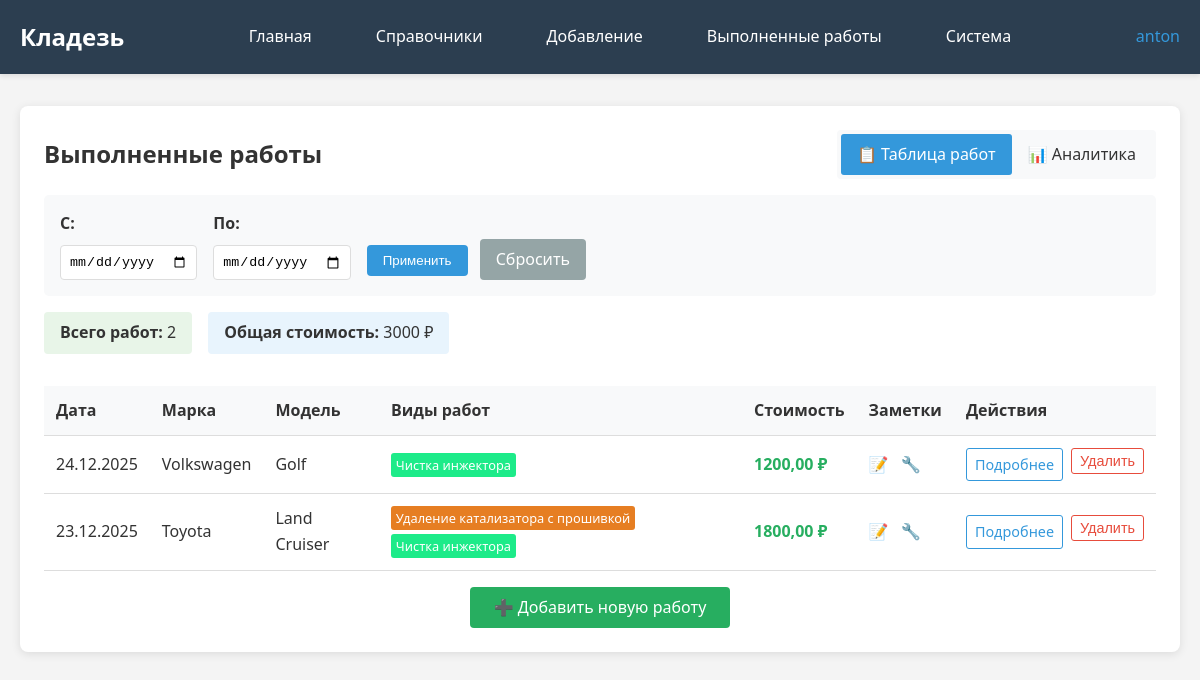
The page /works/ (signed in) on the database its author committed.
### kladez_app/models.py (models this page shows, shortened)
class CompletedWork(models.Model):
    work_date = models.DateField(default=timezone.now, verbose_name="Дата выполнения")
    car_brand = models.ForeignKey(CarBrand, on_delete=models.CASCADE, verbose_name="Марка")
    car_model = models.ForeignKey(CarModel, on_delete=models.CASCADE, verbose_name="Модель")
    repair_types = models.ManyToManyField(RepairType, verbose_name="Виды работ")  # Изменено на ManyToMany
    cost = models.DecimalField(max_digits=10, decimal_places=2, verbose_name="Стоимость работы")
    notes = models.TextField(blank=True, verbose_name="Заметки")
    parts_used = models.TextField(blank=True, verbose_name="Использованные запчасти")
    slug = models.SlugField(max_length=255, unique=True, db_index=True, verbose_name="URL", null=True, blank=True)
    user = models.ForeignKey(User, on_delete=models.CASCADE, verbose_name="Пользователь", null=True, blank=True)
    class Meta:
        verbose_name = "Выполненная работа"
        verbose_name_plural = "Выполненные работы"
        ordering = ['-work_date']

class CarBrand(models.Model):
    name = models.CharField(max_length=100, verbose_name="Марка автомобиля")
    description = models.TextField(blank=True, verbose_name="Описание марки")
    class Meta:
        verbose_name = "Марка автомобиля"
        verbose_name_plural = "Марки автомобилей"

class CarModel(models.Model):
    brand = models.ForeignKey(CarBrand, on_delete=models.CASCADE, verbose_name="Марка")
    name = models.CharField(max_length=100, verbose_name="Модель")
    production_years = models.CharField(max_length=50, blank=True, verbose_name="Годы выпуска")
    engine_options = models.TextField(blank=True, verbose_name="Двигатели")
    notes = models.TextField(blank=True, verbose_name="Особенности")
    class Meta:
        verbose_name = "Модель автомобиля"
        verbose_name_plural = "Модели автомобилей"

class RepairType(models.Model):
    category = models.ForeignKey(RepairCategory, on_delete=models.CASCADE, verbose_name="Категория")
    name = models.CharField(max_length=200, verbose_name="Вид работ")
    description = models.TextField(blank=True, verbose_name="Описание работ")
    typical_duration = models.CharField(max_length=50, blank=True, verbose_name="Типовая длительность")
    complexity = models.CharField(max_length=50, blank=True, verbose_name="Сложность")
    user = models.ForeignKey(User, on_delete=models.CASCADE, verbose_name="Пользователь", null=True, blank=True)
    class Meta:
        verbose_name = "Вид работ"
        verbose_name_plural = "Виды работ"

### kladez_app/views.py (the view, shortened to what this page needs)
# urls.py: path('works/', views.completed_works, name='completed_works'),
@login_required
def completed_works(request):
    works = CompletedWork.objects.filter(user=request.user).select_related(
        'car_brand', 'car_model'
    ).prefetch_related('repair_types__category').order_by('-work_date')
    date_from = request.GET.get('date_from')
    date_to = request.GET.get('date_to')
    show_analytics = request.GET.get('tab') == 'analytics'
    if date_from:
        works = works.filter(work_date__gte=date_from)
    if date_to:
        works = works.filter(work_date__lte=date_to)
    analytics_data = {
        'by_category_count': [],
        'by_category_revenue': [],
        'by_category_avg': [],
        'table_data': [],
        'total_works': 0,
        'total_revenue': 0,
        'avg_revenue_per_work': 0,
    }
    analytics_data_json = json.dumps(analytics_data, cls=DecimalEncoder)
    context = {
        'works': works,
        'total_count': works.count(),
        'total_cost': works.aggregate(Sum('cost'))['cost__sum'] or 0,
        'analytics_data': analytics_data,
        'analytics_data_json': analytics_data_json,
        'show_analytics': show_analytics,
        'date_from': date_from,
        'date_to': date_to,
    }
    return render(request, 'kladez_app/completed_works.html', context)

### kladez_app/templates/kladez_app/completed_works.html (shortened to what this page needs)
{% extends "kladez_app/base.html" %}
{% block content %}
<div class="card">
    <div style="display: flex; justify-content: space-between; align-items: center; margin-bottom: 1rem;">
        <h2>Выполненные работы</h2>
        <div style="display: flex; background: #f8f9fa; padding: 0.25rem; border-radius: 4px;">
            <a href="?tab=table{% if date_from %}&date_from={{ date_from }}{% endif %}{% if date_to %}&date_to={{ date_to }}{% endif %}"
               style="padding: 0.5rem 1rem; background: {% if not show_analytics %}#3498db{% else %}transparent{% endif %}; color: {% if not show_analytics %}white{% else %}#333{% endif %}; border-radius: 3px; text-decoration: none;">
                📋 Таблица работ
            </a>
            <a href="?tab=analytics{% if date_from %}&date_from={{ date_from }}{% endif %}{% if date_to %}&date_to={{ date_to }}{% endif %}"
               style="padding: 0.5rem 1rem; background: {% if show_analytics %}#3498db{% else %}transparent{% endif %}; color: {% if show_analytics %}white{% else %}#333{% endif %}; border-radius: 3px; text-decoration: none;">
                📊 Аналитика
            </a>
        </div>
    </div>
    <div style="background: #f8f9fa; padding: 1rem; border-radius: 5px; margin-bottom: 1rem;">
        <form method="get" style="display: flex; gap: 1rem; align-items: end;">
            <div>
                <label style="display: block; margin-bottom: 0.5rem; font-weight: bold;">С:</label>
                <input type="date" name="date_from" value="{{ date_from }}" style="padding: 0.5rem; border: 1px solid #ddd; border-radius: 4px;">
            </div>
            <div>
                <label style="display: block; margin-bottom: 0.5rem; font-weight: bold;">По:</label>
                <input type="date" name="date_to" value="{{ date_to }}" style="padding: 0.5rem; border: 1px solid #ddd; border-radius: 4px;">
            </div>
            <div>
                <button type="submit" style="padding: 0.5rem 1rem; background: #3498db; color: white; border: none; border-radius: 4px; cursor: pointer;">
                    Применить
                </button>
                <a href="?tab={{ show_analytics|yesno:'analytics,table' }}" style="padding: 0.5rem 1rem; background: #95a5a6; color: white; border: none; border-radius: 4px; text-decoration: none; display: inline-block; margin-left: 0.5rem;">
                    Сбросить
                </a>
            </div>
        </form>
    </div>
    {% if not show_analytics %}
        {% include 'kladez_app/works_table.html' %}
    {% endif %}
</div>
{% endblock %}

### kladez_app/templates/kladez_app/base.html (shortened to what this page needs)
<!DOCTYPE html>
<html lang="ru">
<head>
</head>
<body>
    <header class="header">
        <nav class="nav-container">
            <a href="{% url 'kladez_app:home' %}" class="logo-link">Кладезь</a>
            <div class="nav-main">
                <div class="nav-section">
                    <a href="{% url 'kladez_app:home' %}" class="nav-link">
                        Главная
                    </a>
                </div>
                <div class="nav-section">
                    <div class="nav-section-title">
                        Справочники
                    </div>
                </div>
                <div class="nav-section">
                    <div class="nav-section-title">
                        Добавление
                    </div>
                </div>
                <div class="nav-section">
                    <a href="{% url 'kladez_app:completed_works' %}" class="nav-link">
                        Выполненные работы
                    </a>
                </div>
                <div class="nav-section">
                    <div class="nav-section-title">
                        Система
                    </div>
                </div>
            </div>
            <div class="user-info">
                {% if user.is_authenticated %}
                    <span>{{ user.username }}</span>
                {% else %}
                    <a href="{% url 'kladez_app:register' %}" style="color: white; text-decoration: none;">Регистрация</a>
                    <a href="{% url 'kladez_app:login' %}" style="color: white; text-decoration: none;">Войти</a>
                {% endif %}
            </div>
        </nav>
    </header>
    <main class="container">
        {% block content %}
        {% endblock %}
    </main>
</body>
</html>

### kladez_app/templates/kladez_app/works_table.html (shortened to what this page needs)
<div style="display: flex; gap: 1rem; margin-bottom: 1rem; flex-wrap: wrap;">
    <div style="background: #e8f5e8; padding: 0.5rem 1rem; border-radius: 4px;">
        <strong>Всего работ:</strong> {{ total_count }}
    </div>
    <div style="background: #e8f4fd; padding: 0.5rem 1rem; border-radius: 4px;">
        <strong>Общая стоимость:</strong> {{ total_cost }} ₽
    </div>
</div>
{% if works %}
    <div style="overflow-x: auto;">
        <table>
            <thead>
                <tr>
                    <th>Дата</th>
                    <th>Марка</th>
                    <th>Модель</th>
                    <th>Виды работ</th>
                    <th>Стоимость</th>
                    <th>Заметки</th>
                    <th style="width: 150px;">Действия</th>
                </tr>
            </thead>
            <tbody>
                {% for work in works %}
                <tr>
                    <td>{{ work.work_date|date:"d.m.Y" }}</td>
                    <td>{{ work.car_brand.name }}</td>
                    <td>{{ work.car_model.name }}</td>
                    <td>
                        <div style="display: flex; flex-wrap: wrap; gap: 0.25rem;">
                            {% for repair in work.repair_types.all %}
                            <span style="background: {{ repair.category.color }}; color: white; padding: 0.1rem 0.3rem; border-radius: 3px; font-size: 0.8rem;">
                                {{ repair.name }}
                            </span>
                            {% endfor %}
                        </div>
                    </td>
                    <td style="font-weight: bold; color: #27ae60;">{{ work.cost }} ₽</td>
                    <td>
                        {% if work.notes %}
                            <span title="{{ work.notes }}" style="cursor: help;">📝</span>
                        {% endif %}
                        {% if work.parts_used %}
                            <span title="Запчасти: {{ work.parts_used }}" style="cursor: help; margin-left: 0.5rem;">🔧</span>
                        {% endif %}
                    </td>
                    <td>
                        <div style="display: flex; gap: 0.5rem;">
                            <a href="{% url 'kladez_app:completed_work_detail' work.slug %}"
                               style="color: #3498db; text-decoration: none; font-size: 0.9rem; padding: 0.25rem 0.5rem; border: 1px solid #3498db; border-radius: 3px;">
                                Подробнее
                            </a>
                            <form method="post" action="{% url 'kladez_app:delete_completed_work' work.slug %}"
                                  style="margin: 0; display: inline;"
                                  onsubmit="return confirm('Вы уверены, что хотите удалить эту работу?');">
                                <button type="submit"
                                        style="color: #e74c3c; background: none; border: 1px solid #e74c3c; border-radius: 3px; padding: 0.25rem 0.5rem; font-size: 0.9rem; cursor: pointer;">
                                    Удалить
                                </button>
                            </form>
                        </div>
                    </td>
                </tr>
                {% endfor %}
            </tbody>
        </table>
    </div>
{% endif %}
<div style="margin-top: 1rem; text-align: center;">
    <a href="{% url 'kladez_app:add_completed_work' %}" style="padding: 0.5rem 1.5rem; background: #27ae60; color: white; border-radius: 4px; text-decoration: none; display: inline-block;">
        ➕ Добавить новую работу
    </a>
</div>

### kladez_app/templates/kladez_app/base.html (style rules this page uses)
* { margin: 0; padding: 0; box-sizing: border-box; }
body { font-family: 'Segoe UI', Tahoma, Geneva, Verdana, sans-serif; line-height: 1.6; color: #333; background-color: #f4f4f4; }
.header { background: #2c3e50; color: white; padding: 1rem 0; box-shadow: 0 2px 5px rgba(0,0,0,0.1); }
.nav-container { max-width: 1200px; margin: 0 auto; padding: 0 20px; display: flex; justify-content: space-between; align-items: center; }
.logo-link { color: white; text-decoration: none; font-size: 1.5rem; font-weight: bold; transition: color 0.3s; }
.nav-main { display: flex; gap: 2rem; }
.nav-section { position: relative; }
.nav-section-title { cursor: pointer; padding: 0.5rem 1rem; border-radius: 4px; transition: background-color 0.3s; color: white; text-decoration: none; display: block; }
.user-info { display: flex; align-items: center; gap: 1rem; }
.user-info span { color: #3498db; }
.container { max-width: 1200px; margin: 2rem auto; padding: 0 20px; }
.card { background: white; border-radius: 8px; padding: 1.5rem; margin-bottom: 1.5rem; box-shadow: 0 2px 10px rgba(0,0,0,0.1); }
table { width: 100%; border-collapse: collapse; margin-top: 1rem; }
table th, table td { padding: 12px; text-align: left; border-bottom: 1px solid #ddd; }
table th { background-color: #f8f9fa; font-weight: 600; }
.nav-link { padding: 0.5rem 1rem; border-radius: 4px; transition: background-color 0.3s; color: white; text-decoration: none; display: block; }

### rows shown on the page
CompletedWork: work_date "24.12.2025", car_brand.name "Volkswagen", car_model.name "Golf", cost "1200,00"
RepairType: name "Чистка инжектора"
CompletedWork: work_date "23.12.2025", car_brand.name "Toyota", car_model.name "Land Cruiser", cost "1800,00"
RepairType: name "Удаление катализатора с прошивкой"

### other values the page prints
{{ user.username }} "anton"
{{ total_count }} "2"
{{ total_cost }} "3000"
